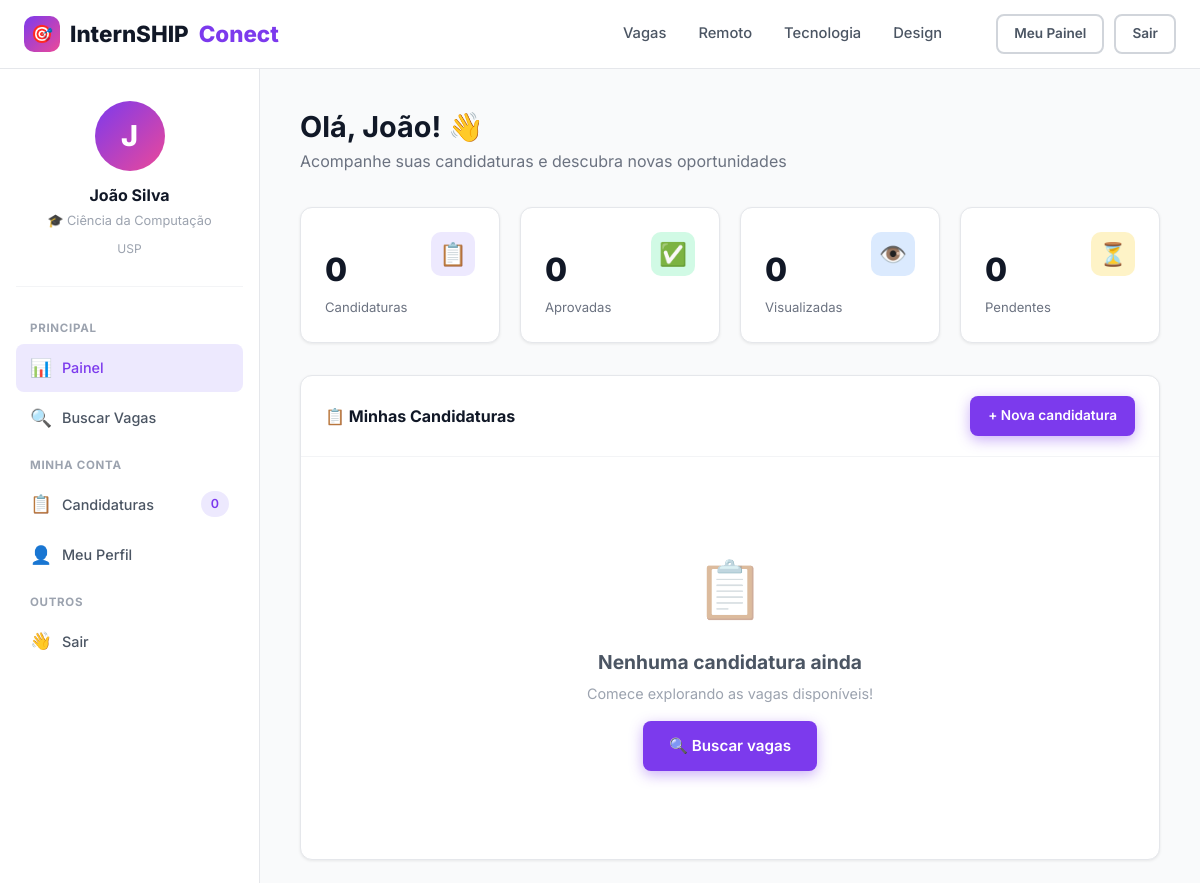
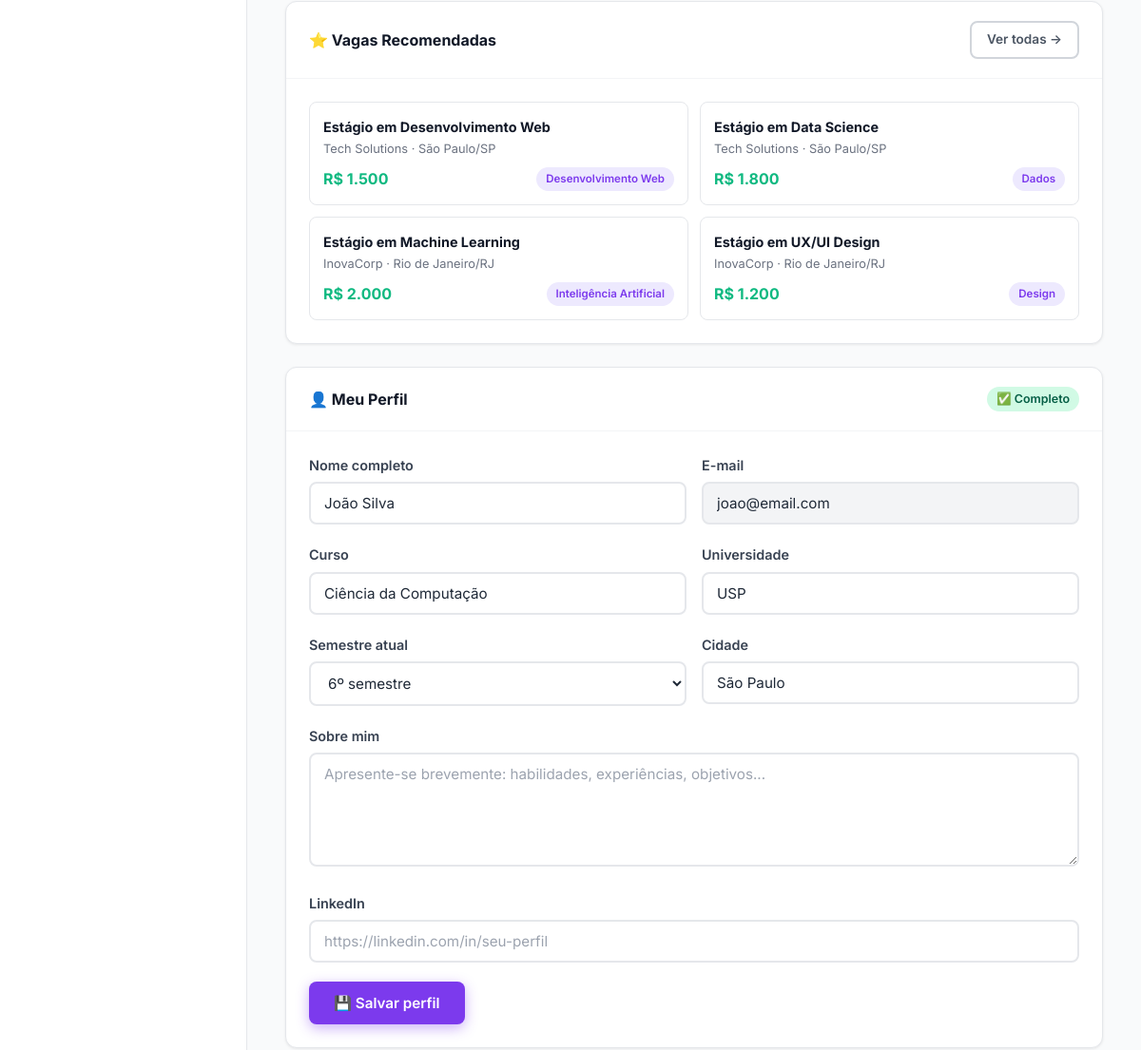
Before: /dashboard/aluno.php (signed in, upper part) with the older database file (2 pictures, top to bottom).
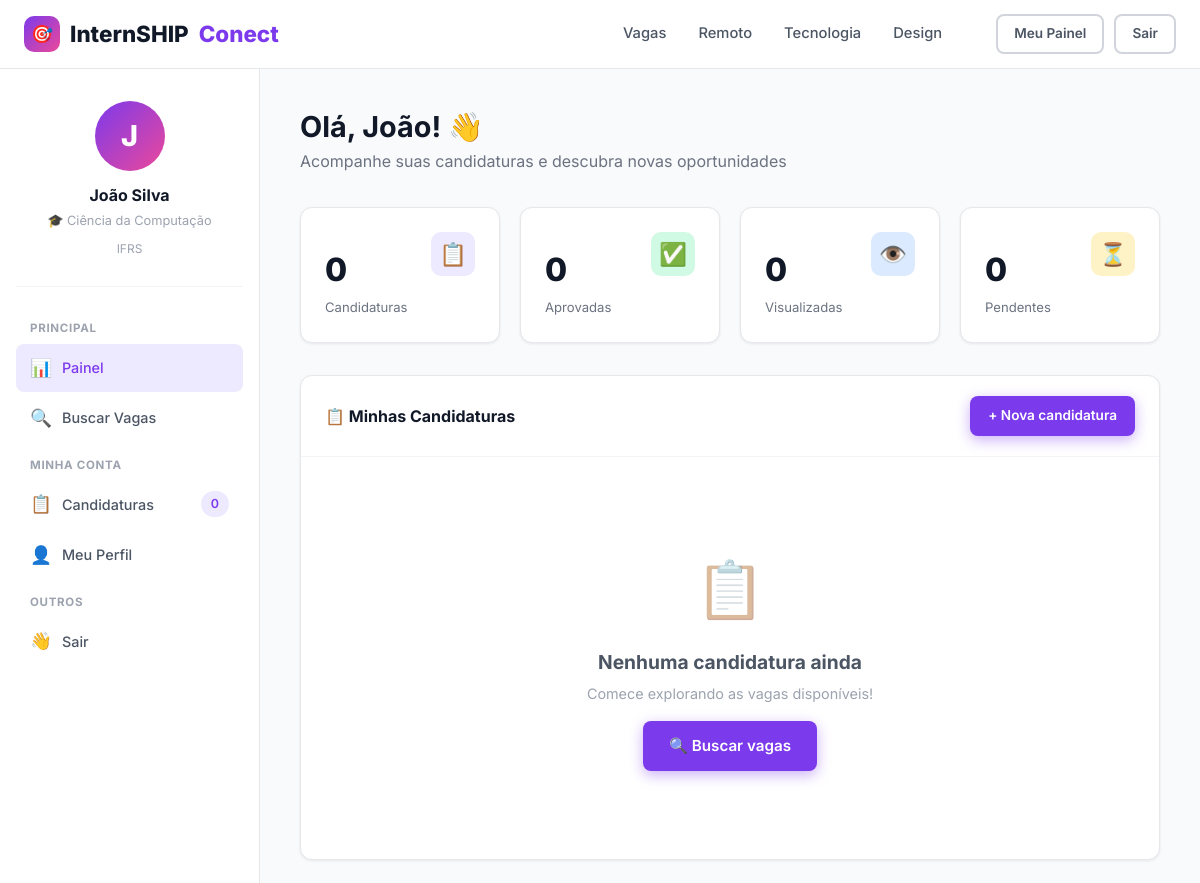
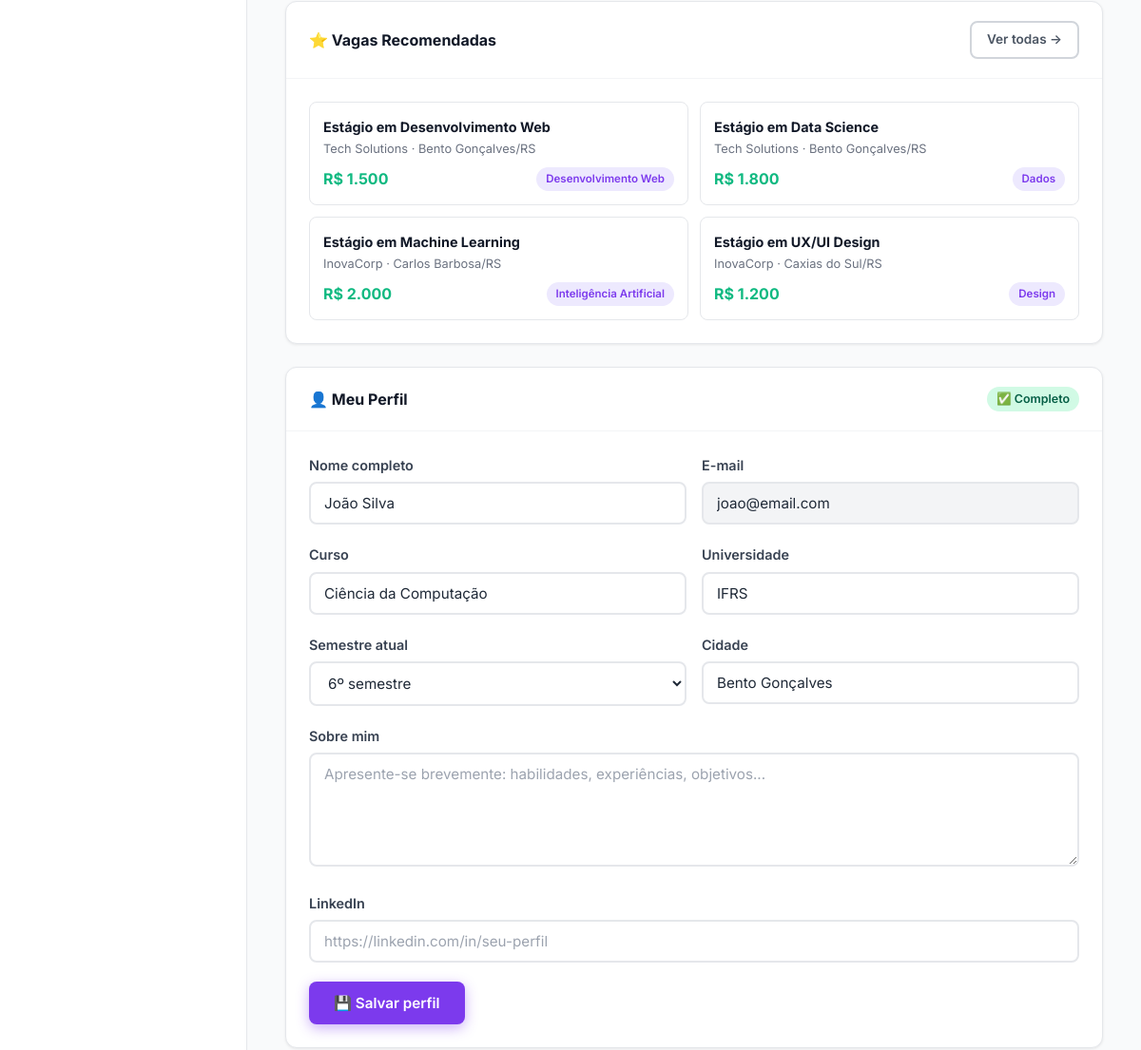
After: the same page with the newer database file (2 pictures, top to bottom).
### tables this page shows
CREATE TABLE IF NOT EXISTS alunos (
    id INT AUTO_INCREMENT PRIMARY KEY,
    usuario_id INT NOT NULL UNIQUE,
    curso VARCHAR(150),
    universidade VARCHAR(200),
    semestre INT,
    cidade VARCHAR(100),
    estado CHAR(2),
    sobre TEXT,
    linkedin VARCHAR(255),
    github VARCHAR(255),
    foto VARCHAR(255),
    FOREIGN KEY (usuario_id) REFERENCES usuarios(id) ON DELETE CASCADE
);

CREATE TABLE IF NOT EXISTS vagas (
    id INT AUTO_INCREMENT PRIMARY KEY,
    empresa_id INT NOT NULL,
    titulo VARCHAR(200) NOT NULL,
    descricao TEXT NOT NULL,
    requisitos TEXT,
    beneficios TEXT,
    area VARCHAR(100),
    cidade VARCHAR(100),
    estado CHAR(2),
    modalidade ENUM('presencial','remoto','hibrido') DEFAULT 'presencial',
    bolsa DECIMAL(10,2),
    carga_horaria INT,
    ativa TINYINT(1) DEFAULT 1,
    destaque TINYINT(1) DEFAULT 0,
    criado_em TIMESTAMP DEFAULT CURRENT_TIMESTAMP,
    FOREIGN KEY (empresa_id) REFERENCES empresas(id) ON DELETE CASCADE
);

CREATE TABLE IF NOT EXISTS usuarios (
    id INT AUTO_INCREMENT PRIMARY KEY,
    nome VARCHAR(150) NOT NULL,
    email VARCHAR(200) NOT NULL UNIQUE,
    senha VARCHAR(255) NOT NULL,
    tipo ENUM('aluno','empresa') NOT NULL,
    criado_em TIMESTAMP DEFAULT CURRENT_TIMESTAMP
);

CREATE TABLE IF NOT EXISTS empresas (
    id INT AUTO_INCREMENT PRIMARY KEY,
    usuario_id INT NOT NULL UNIQUE,
    nome_empresa VARCHAR(200) NOT NULL,
    cnpj VARCHAR(20),
    descricao TEXT,
    site VARCHAR(255),
    cidade VARCHAR(100),
    estado CHAR(2),
    setor VARCHAR(100),
    logo VARCHAR(255),
    FOREIGN KEY (usuario_id) REFERENCES usuarios(id) ON DELETE CASCADE
);

### dashboard/aluno.php (the view, shortened to what the changed rows need)
<?php
$db = getDB();
$alunoId = $_SESSION['perfil_id'];
$aluno = $db->prepare("SELECT a.*, u.nome, u.email FROM alunos a JOIN usuarios u ON a.usuario_id = u.id WHERE a.id = ?");
$aluno->execute([$alunoId]);
$aluno = $aluno->fetch();
$vagas = $db->prepare("
    SELECT v.id, v.titulo, v.bolsa, v.modalidade, v.area, v.cidade, v.estado, e.nome_empresa
    FROM vagas v JOIN empresas e ON v.empresa_id = e.id
    WHERE v.ativa=1
    ORDER BY v.destaque DESC, v.criado_em DESC LIMIT 4
");
$vagas->execute();
$vagasRec = $vagas->fetchAll();
include __DIR__ . '/../includes/header.php';
?>
<div class="dashboard-layout">
  <aside class="sidebar">
    <div class="sidebar-user">
      <div class="sidebar-avatar">
        <?= mb_strtoupper(mb_substr($aluno['nome'], 0, 1)) ?>
      </div>
      <div class="sidebar-name"><?= htmlspecialchars($aluno['nome']) ?></div>
      <div class="sidebar-role">🎓 <?= htmlspecialchars($aluno['curso'] ?: 'Estudante') ?></div>
      <div style="margin-top:8px;font-size:.75rem;color:var(--gray-400);"><?= htmlspecialchars($aluno['universidade'] ?: '') ?></div>
    </div>
  </aside>
  <main class="dashboard-main">
    <div class="dashboard-header">
      <h1>Olá, <?= htmlspecialchars(explode(' ', $aluno['nome'])[0]) ?>! 👋</h1>
      <p>Acompanhe suas candidaturas e descubra novas oportunidades</p>
    </div>
    <div class="card mb-6">
      <div class="card-body" style="display:grid;grid-template-columns:1fr 1fr;gap:12px;">
        <?php foreach ($vagasRec as $v): ?>
        <a href="/teste/vaga.php?id=<?= $v['id'] ?>" style="text-decoration:none;">
          <div style="padding:14px;border:1px solid var(--gray-200);border-radius:var(--radius-sm);transition:all .2s;" onmouseover="this.style.borderColor='var(--primary)';this.style.background='#FAFAF';" onmouseout="this.style.borderColor='var(--gray-200)';this.style.background='';">
            <div style="font-weight:700;color:var(--gray-900);margin-bottom:2px;font-size:.9rem;"><?= htmlspecialchars($v['titulo']) ?></div>
            <div style="font-size:.8rem;color:var(--gray-500);margin-bottom:8px;"><?= htmlspecialchars($v['nome_empresa']) ?> · <?= $v['cidade'] ?>/<?= $v['estado'] ?></div>
            <div style="display:flex;justify-content:space-between;align-items:center;">
              <span style="font-weight:700;color:var(--accent);">R$ <?= number_format($v['bolsa'], 0, ',', '.') ?></span>
              <span class="badge badge-purple" style="font-size:.72rem;"><?= htmlspecialchars($v['area']) ?></span>
            </div>
          </div>
        </a>
        <?php endforeach; ?>
      </div>
    </div>
    <div class="card" id="perfil">
      <div class="card-body">
        <form method="POST">
          <div class="form-row">
            <div class="form-group">
              <label class="form-label">Nome completo</label>
              <input type="text" name="nome" class="form-control" value="<?= htmlspecialchars($aluno['nome']) ?>">
            </div>
            <div class="form-group">
              <label class="form-label">E-mail</label>
              <input type="email" class="form-control" value="<?= htmlspecialchars($aluno['email']) ?>" disabled style="background:var(--gray-100);">
            </div>
          </div>
          <div class="form-row">
            <div class="form-group">
              <label class="form-label">Curso</label>
              <input type="text" name="curso" class="form-control" placeholder="Ciência da Computação" value="<?= htmlspecialchars($aluno['curso'] ?? '') ?>">
            </div>
            <div class="form-group">
              <label class="form-label">Universidade</label>
              <input type="text" name="universidade" class="form-control" placeholder="USP, UNICAMP..." value="<?= htmlspecialchars($aluno['universidade'] ?? '') ?>">
            </div>
          </div>
          <div class="form-row">
            <div class="form-group">
              <label class="form-label">Semestre atual</label>
              <select name="semestre" class="form-control">
                <?php for ($s = 1; $s <= 12; $s++): ?>
                  <option value="<?= $s ?>" <?= ($aluno['semestre'] ?? 1) == $s ? 'selected' : '' ?>><?= $s ?>º semestre</option>
                <?php endfor; ?>
              </select>
            </div>
            <div class="form-group">
              <label class="form-label">Cidade</label>
              <input type="text" name="cidade" class="form-control" placeholder="São Paulo" value="<?= htmlspecialchars($aluno['cidade'] ?? '') ?>">
            </div>
          </div>
        </form>
      </div>
    </div>
  </main>
</div>
<?php include __DIR__ . '/../includes/footer.php'; ?>

Changed rows visible on the page:
changed alunos "Ciência da Computação": universidade "USP" → "IFRS"; cidade "São Paulo" → "Bento Gonçalves"
changed vagas "Estágio em Desenvolvimento Web": cidade "São Paulo" → "Bento Gonçalves"; estado "SP" → "RS"
changed vagas "Estágio em Data Science": cidade "São Paulo" → "Bento Gonçalves"; estado "SP" → "RS"
changed vagas "Estágio em Machine Learning": cidade "Rio de Janeiro" → "Carlos Barbosa"; estado "RJ" → "RS"
changed vagas "Estágio em UX/UI Design": cidade "Rio de Janeiro" → "Caxias do Sul"; estado "RJ" → "RS"
